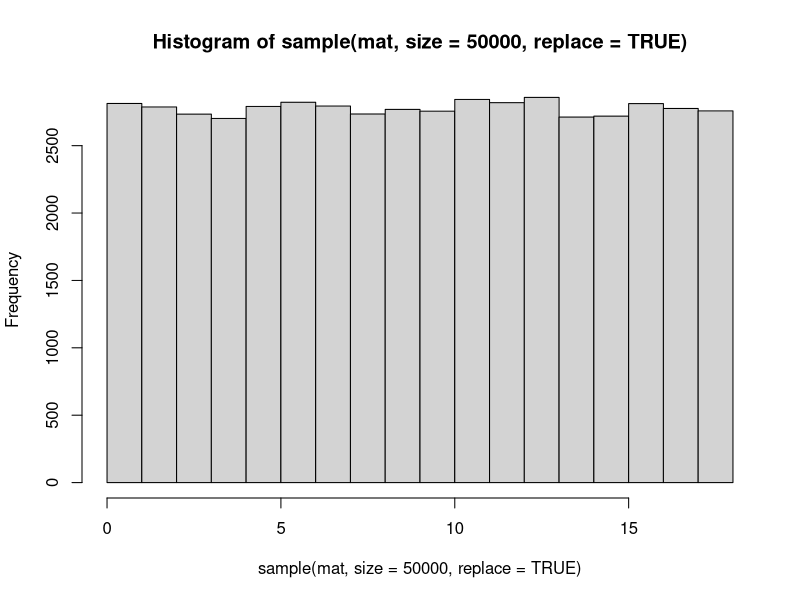
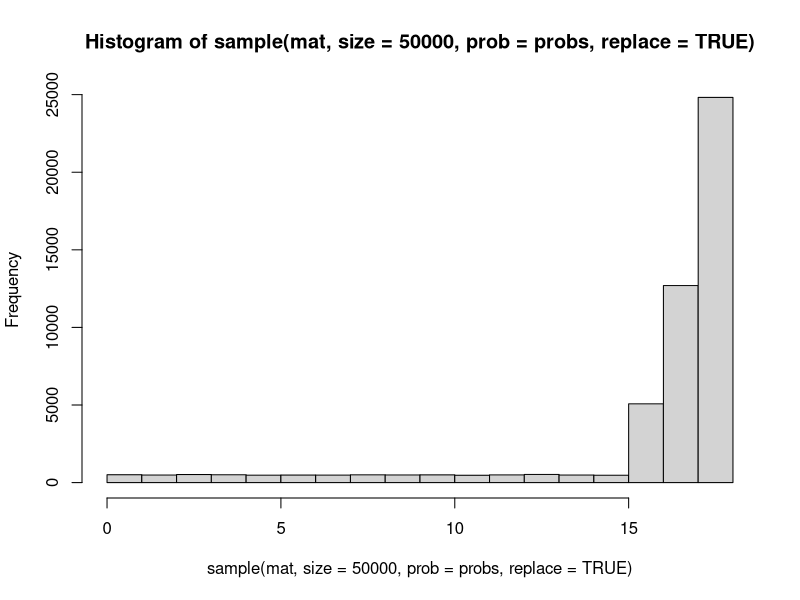
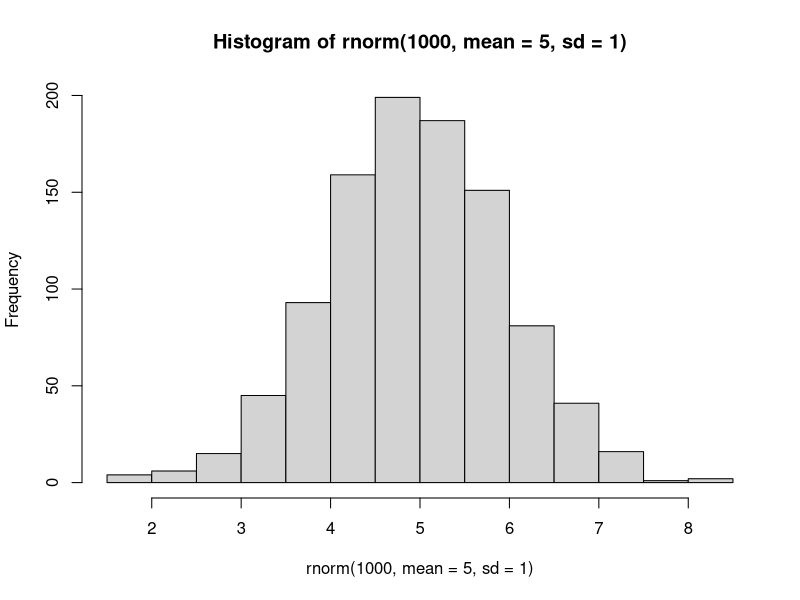
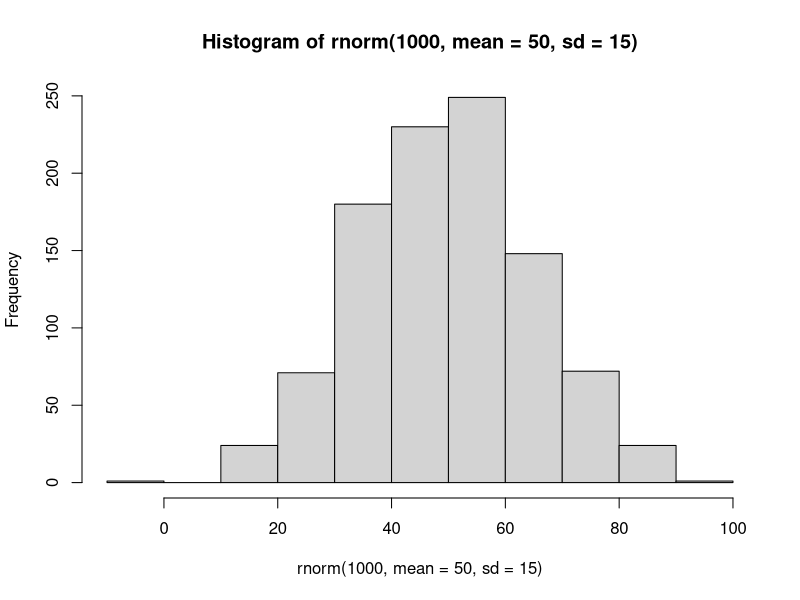
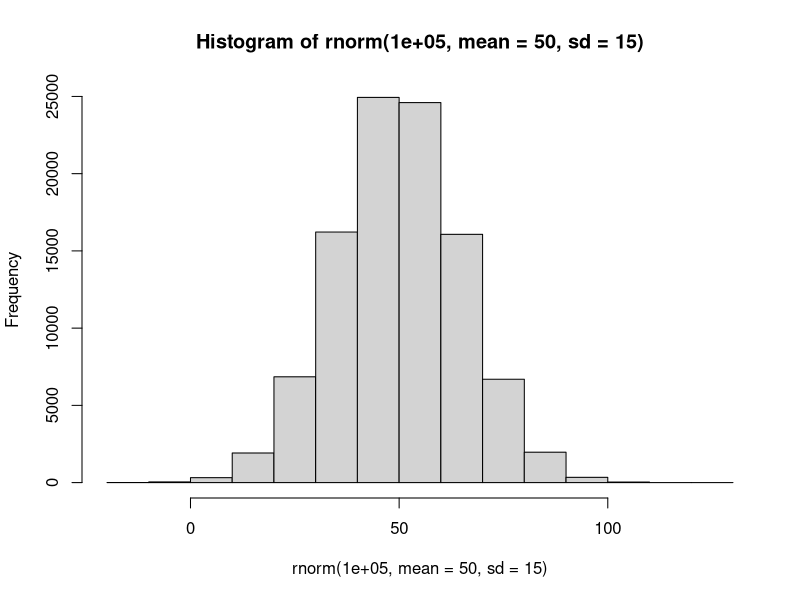
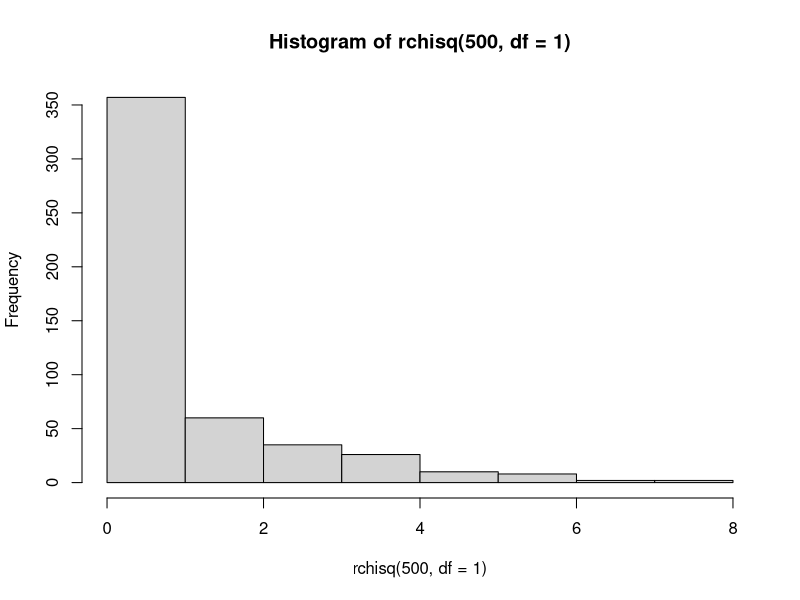
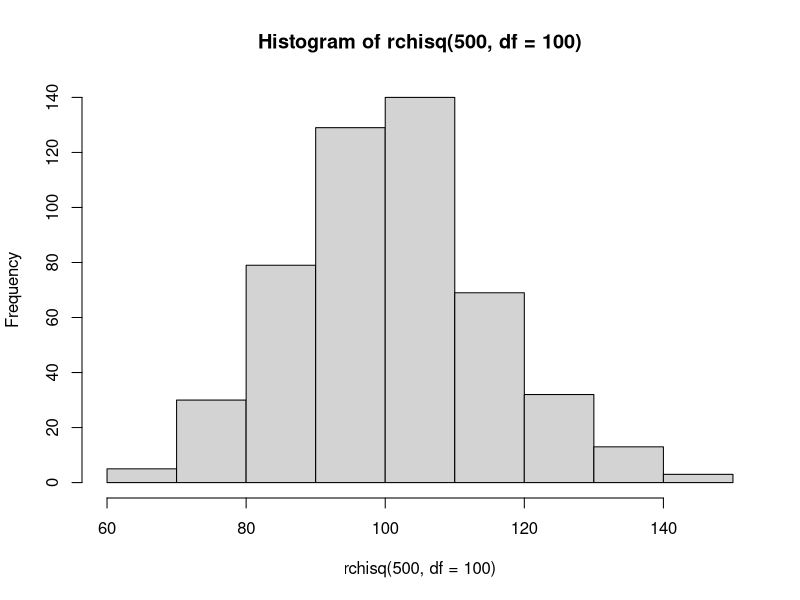
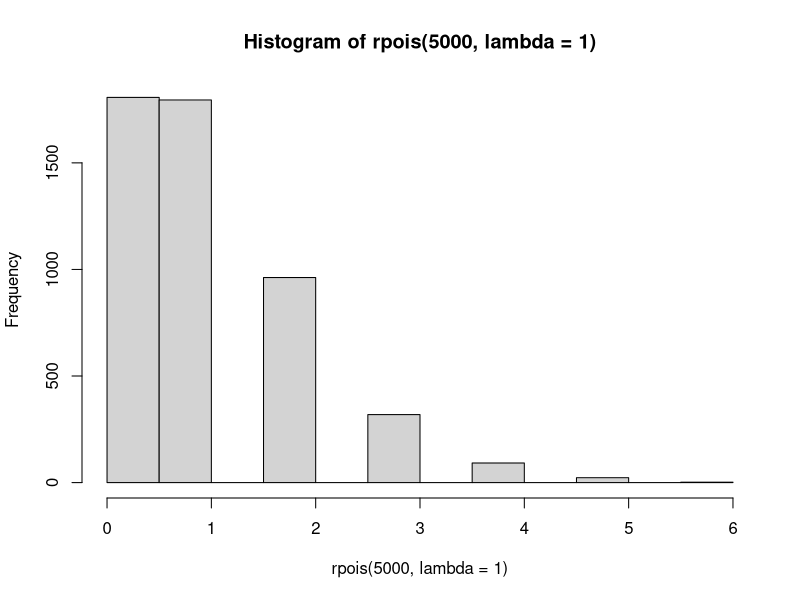

Recreate these plots in R, in order.
## ---- chunk 1
knitr::opts_chunk$set(dev.args=list(bg="transparent"))
## ---- chunk 2
library(mvtnorm)  # Multivariate Normal tools
## ---- chunk 3
c(1, 2, 3, 4, 3, 2, 1)
c(1:4, 3:1)
## ---- chunk 4
matrix(1:15, nrow = 3, ncol = 5, byrow = TRUE)
## ---- chunk 5
mat <- matrix(1:18, 3, 6)
mat
c(mat)
## ---- chunk 6
sample(mat)
## ---- chunk 7
sample(mat, size = 5)
## ---- chunk 8
sample(mat, size = 50, replace = TRUE)
## ---- chunk 9
hist(sample(mat, size = 50000, replace=TRUE), breaks = 0:18)
## ---- chunk 10
probs <- c(rep(.01, 15), .1, .25, .50)
probs
hist(sample(mat, size = 50000, prob = probs, replace=TRUE), breaks = 0:18)

## ---- chunk 11
set.seed(123)
sample(mat, size = 50, replace = TRUE)
set.seed(123)
sample(mat, size = 50, replace = TRUE)
## ---- chunk 12
set.seed(123)
sample(mat, size = 5, replace = TRUE)
sample(mat, size = 7, replace = TRUE)
set.seed(123)
sample(mat, size = 5, replace = TRUE)
sample(mat, size = 7, replace = TRUE)
## ---- chunk 13
hist(rnorm(1000, mean = 5, sd = 1))
## ---- chunk 14
hist(rnorm(1000, mean = 50, sd = 15))
## ---- chunk 15
hist(rnorm(100000, mean = 50, sd = 15))
## ---- chunk 16
hist(rchisq(500, df = 1))
## ---- chunk 17
hist(rchisq(500, df = 100))
## ---- chunk 18
hist(rpois(5000, lambda = 1))
## ---- chunk 19
hist(rpois(5000, lambda = 100))
## ---- chunk 20
run <- rbinom(1000, size = 1, prob = .75) 
table(run)
## ---- chunk 21
hist(run)
## ---- chunk 22
run <- rbinom(10000, size = 60, prob = .75)
table(run)
## ---- chunk 23
hist(run)
## ---- chunk 24
sigma <- matrix(c(30, 15, 15, 30), 2, 2)
sigma
means <- c(97, 63)
data <- rmvnorm(n = 1000, mean = means, sigma = sigma)
colMeans(data)
var(data)
## ---- chunk 25
plot(data)
## ---- chunk 26
sigma <- matrix(c(1, 0, 0, 1), 2, 2)
sigma
means <- c(0, 0)
data <- rmvnorm(n = 1000, mean = means, sigma = sigma)
colMeans(data)
var(data)
## ---- chunk 27
plot(data)
## ---- chunk 28
par(mfrow = c(1, 2))
hist(data[, 1])
hist(data[, 2])
## ---- chunk 29
curve(dt(x, 100), -3, 3, ylab = "density")
curve(dt(x,   2), -3, 3, ylab = "", add = T, col = "red")
curve(dt(x,   1), -3, 3, ylab = "", add = T, col = "blue")
legend(1.8, .4, c("t(df=100)", "t(df=2)", "t(df=1)"), 
       col = c("black", "red", "blue"), lty=1)
## ---- chunk 30
curve(dnorm(x), -3, 3, ylab = "density")
curve(dt(x, 2), -3, 3, ylab = "", add = T, col = "red")
curve(dt(x, 1), -3, 3, ylab = "", add = T, col = "blue")
legend(1.8, .4, c("normal", "t(df=2)", "t(df=1)"), 
       col = c("black", "red", "blue"), lty=1)
## ---- chunk 31
t0      <- qt(.075, 10)

cord.x1 <- c(-3, seq(-3, t0, 0.01), t0)
cord.y1 <- c(0, dt(seq(-3, t0, 0.01), 10), 0)
cord.x2 <- c(-t0, seq(-t0, 3, 0.01), 3)
cord.y2 <- c(0, dt(seq(-t0, 3, 0.01), 10), 0) 

curve(dt(x,10),xlim=c(-3,3),ylab="density",main='',xlab="t-value") 
polygon(cord.x1,cord.y1,col='red')
polygon(cord.x2,cord.y2,col='red')
## ---- chunk 32
x.bar <- 7.6 # sample mean
SEM   <- 2.1 # standard error of the mean
n     <- 11 # sample size
df    <- n-1 # degrees of freedom
alpha <- .15 # significance level
t.crit <- qt(1 - alpha / 2, df) # t(1 - alpha / 2) for df = 10
c(x.bar - t.crit * SEM, x.bar + t.crit * SEM) 
